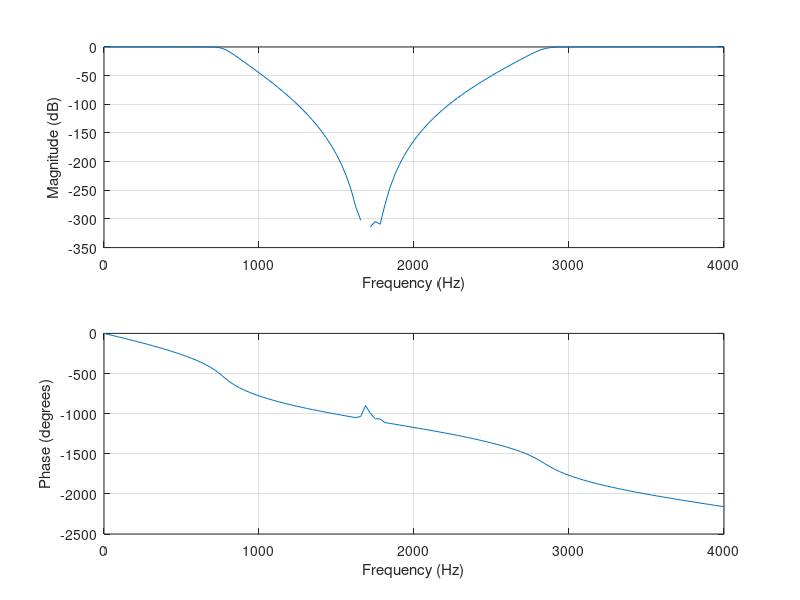
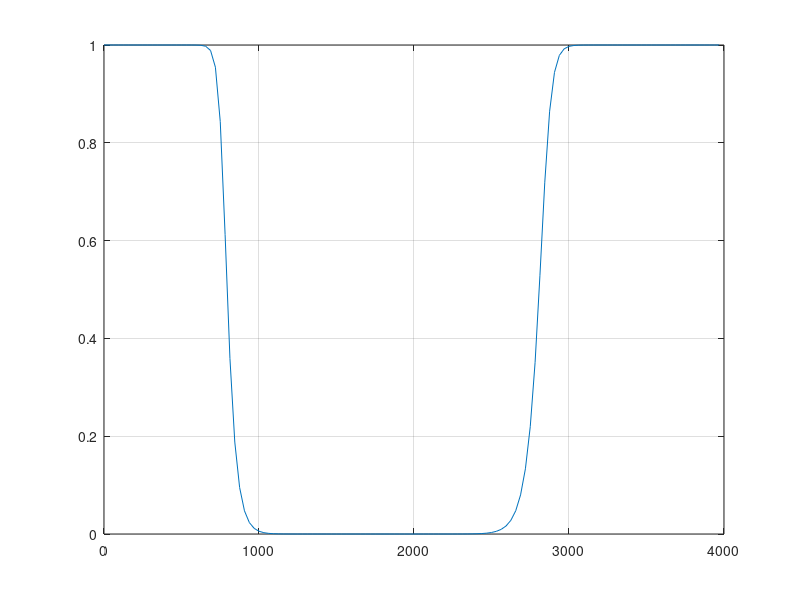
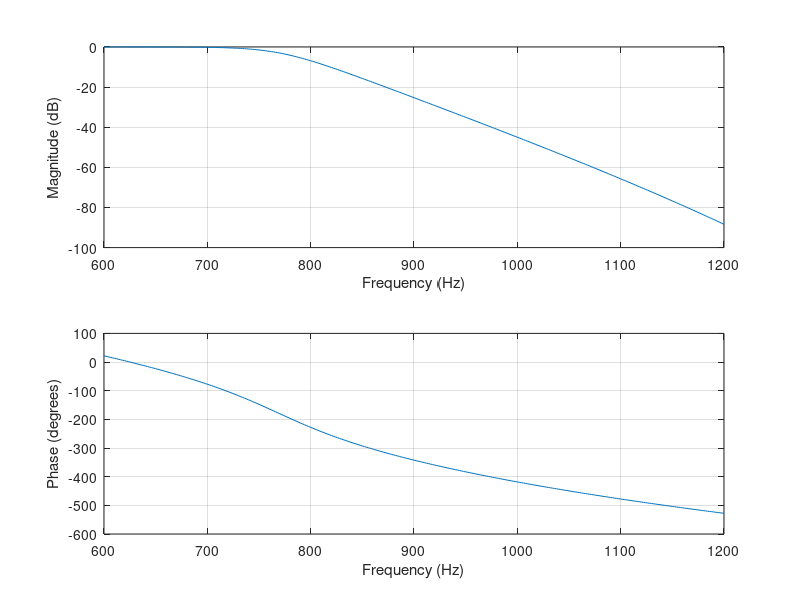
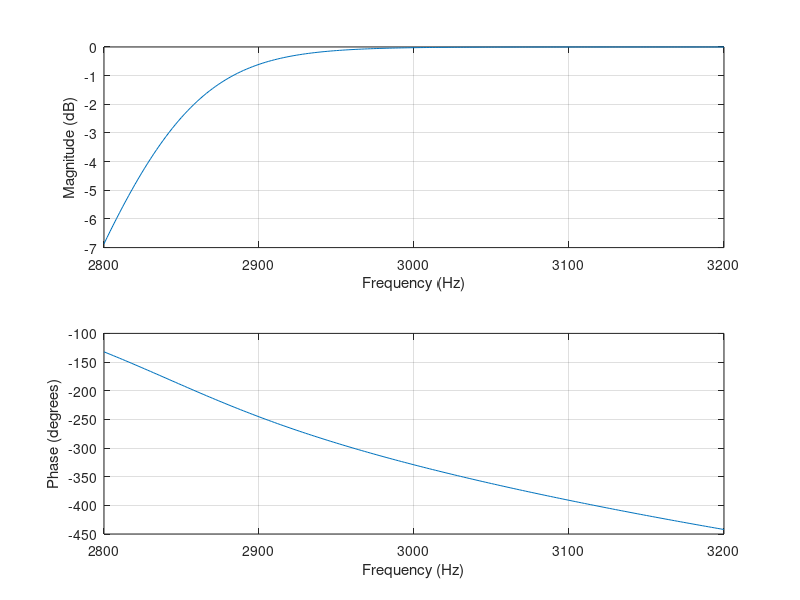

The MATLAB source for these figures, in order:
%with pass band ripples = 1 dB and minimum stop band attenuation of 50 dB. The
%sampling frequency for the filter is 8000 Hz;
clc
clear
close all
[n,w]=buttord([800/4000,2800/4000],[400/4000, 3200/4000],1,50); %Wp = [.1 .8], Ws = [.2 .7] buttord(Ws,Wp,Rp,Rs)
[b,a]=butter(n,w,'stop');
figure(1);
freqz(b,a,128,8000)
[h,w]=freqz(b,a,128,8000);
figure(2)
plot(w,abs(h));
grid;
figure(3)
f=600:2:1200;
freqz(b,a,f,8000); % Transition Band
figure(4)
f=2800:2:3200;
freqz(b,a,f,8000); % Transition Band
figure(5)
zplane(b,a);